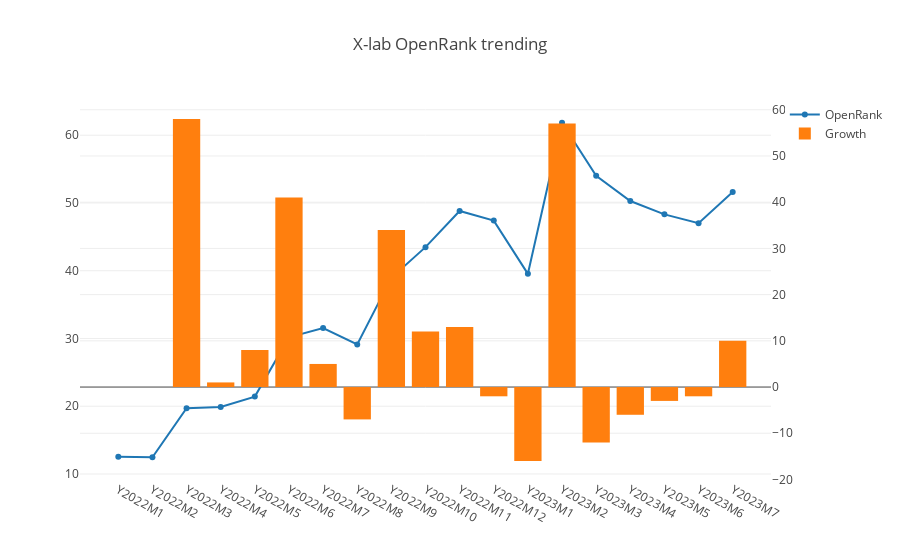

The notebook cell saved with this chart:
### Markdown cell above
## Overview

This part is the history OpenRank trending of all projects in X-lab community.

### Code cell
openDigger.index.openrank.getRepoOpenrank({
    repoIds: [288431943, 470364208, 467768946, 461374162, 471252840, 477937218, 428629051, 262909684, 221379769, 259035151, 358757145, 502755745, 508325123, 533339106, 572845686, 639923640 ],
    startYear, startMonth,
    endYear, endMonth, percision: 2,
    groupTimeRange: 'month', limit: -1, order: 'DESC',
}).then(data => {
    var x = [], v = [], g = []; g.push(0);
    forEveryMonth((y, m, index) => {
        var key = `Y${y}M${m}`;
        x.push(key); v.push(0);
        data.forEach(row => { v[index] += (row.openrank[index] ? row.openrank[index] : 0); row[key] = row.openrank[index] ? row.openrank[index] : 0; });
        if (index > 0) g.push(Math.ceil((v[index]-v[index-1])*100/v[index-1]));
    });
    data.forEach(row => { delete row.openrank; delete row.org; });
    console.table(data);
    openDigger.render.plotly([
        { x, y: v, type: 'scatter', name: 'OpenRank' },
        { x, y: g, type: 'bar', yaxis: 'y2', name: 'Growth'}
    ], {
        title: 'X-lab OpenRank trending',
        yaxis2: { overlaying: 'y', side: 'right' }
    });
    console.log(`2022.7 based growth: ${v.map(i => (i/v[6]).toFixed(2))}`);
    fs.writeFileSync('all_data.json', JSON.stringify(data));
});

### Figure 1 — Plotly figure (JSON) as saved in the notebook; plotly's stock layout.template omitted (floating-point values rounded to 4 significant figures)
{"data": [{"name": "OpenRank", "type": "scatter", "x": ["Y2022M1", "Y2022M2", "Y2022M3", "Y2022M4", "Y2022M5", "Y2022M6", "Y2022M7", "Y2022M8", "Y2022M9", "Y2022M10", "Y2022M11", "Y2022M12", "Y2023M1", "Y2023M2", "Y2023M3", "Y2023M4", "Y2023M5", "Y2023M6", "Y2023M7"], "y": [12.53, 12.47, 19.7, 19.88, 21.42, 30.16, 31.55, 29.12, 38.96, 43.48, 48.82, 47.4, 39.54, 61.84, 54.02, 50.29, 48.32, 47.02, 51.62]}, {"name": "Growth", "type": "bar", "x": ["Y2022M1", "Y2022M2", "Y2022M3", "Y2022M4", "Y2022M5", "Y2022M6", "Y2022M7", "Y2022M8", "Y2022M9", "Y2022M10", "Y2022M11", "Y2022M12", "Y2023M1", "Y2023M2", "Y2023M3", "Y2023M4", "Y2023M5", "Y2023M6", "Y2023M7"], "y": [0, 0, 58, 1, 8, 41, 5, -7, 34, 12, 13, -2, -16, 57, -12, -6, -3, -2, 10], "yaxis": "y2"}], "layout": {"autosize": true, "title": {"text": "X-lab OpenRank trending"}, "xaxis": {"autorange": true, "range": [-1.074, 19.07], "type": "category"}, "yaxis": {"autorange": true, "range": [8.396, 65.91], "type": "linear"}, "yaxis2": {"autorange": true, "overlaying": "y", "range": [-20.11, 62.11], "side": "right", "type": "linear"}}}
